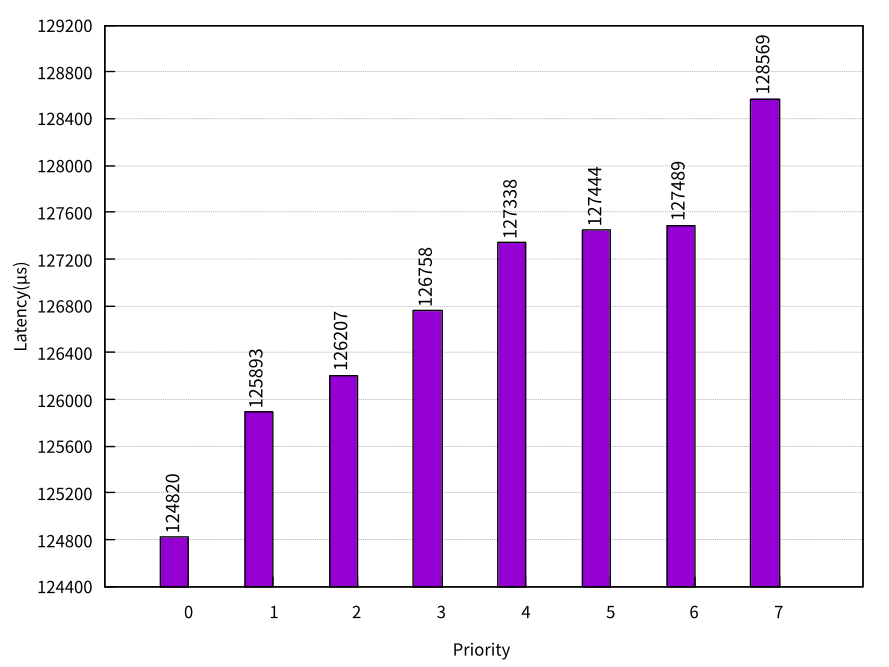

Source code (gnuplot):

fontSpec(s) = sprintf("Times-Roman, %d", s)
fn(v) = sprintf("%.0f", v)

set style histogram clustered gap 1
set style data histograms
# set key left top
unset key
set xtics nomirror
set ytics nomirror
set grid ytics
set grid linetype 0
set boxwidth 1.0
set yrange [124400 : 129200]
set ytics 400
set xtics -1,8,1
set xtics("0" 0, "1" 1, "2" 2, "3" 3, "4" 4, "5" 5, "6" 6, "7" 7)
set xlabel "Priority"
set ylabel 'Latency({/symbol \155}s)'


datafile1 = 'mc8_32_4.dat'

plot \
    for [COL=2:3] datafile1 using COL title columnheader fs fill solid 1 border -1, \
    datafile1 u ($0-1-1./6):2:(fn($2)) w labels font fontSpec(10) right rot by 90 offset char -0.5, 2.5 t ''
